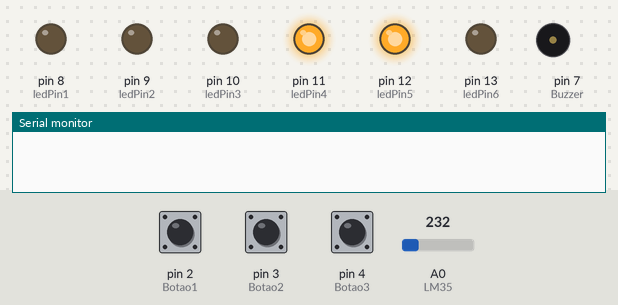
This sketch was run on a simulated Arduino Mega 2560, built with avr-gcc and run on an emulated ATmega2560. Parts: output pins drawn as LEDs (lit = HIGH), buzzer (waves = sounding, pin HIGH), the last lines printed to the serial monitor. Dashed ring = blinking. Inputs (shaded band) come from the test bench; at power-on: A0 (LM35) = 232, pin 2 (Botao1) LOW, pin 3 (Botao2) LOW, pin 4 (Botao3) LOW.

Above: at 1.2 s.
1.3 s: A0 (LM35) set to 233
At 3.2 s:
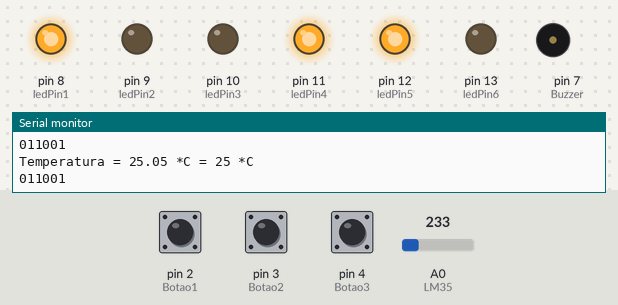
3.5 s: A0 (LM35) set to 250
At 4.5 s:
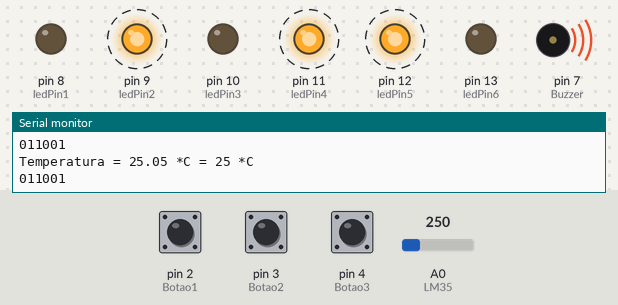
6.5 s: A0 (LM35) set to 266
At 7.5 s:
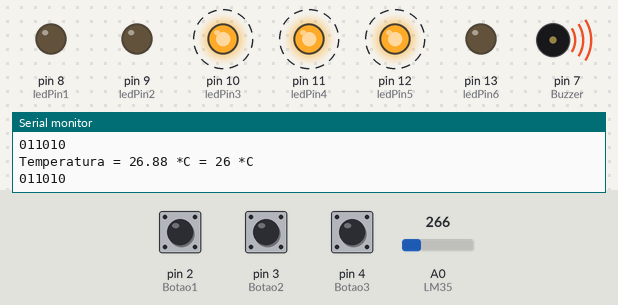
9.5 s: A0 (LM35) set to 270
At 10.5 s:
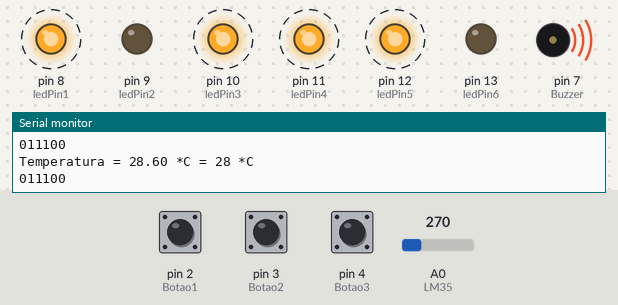
Timing chart, 0 to 19.5 s (numbered marks = the images above; inputs shaded):
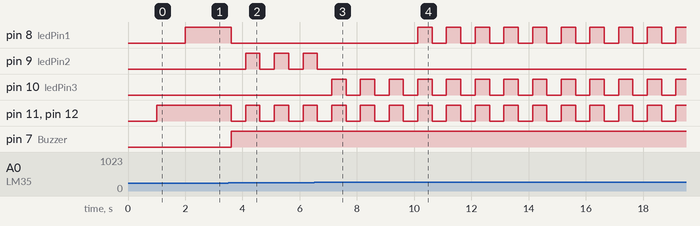

The sketch:

Ativ3_Ex3_SensorTempBuzzer6Leds3Btn.ino
```cpp
const int LM35 = 0;  // label que define o pino ADC usado.
float temperatura = 0; // inicializa a variável usada para armazenar o valor de temperatura
int ADClido = 0;  // inicializa a variável usada para armazenar o valor convertido pelo ADC
const int ledPin1 = 8;
const int ledPin2 = 9;
const int ledPin3 = 10;
const int ledPin4 = 11;
const int ledPin5 = 12;
const int ledPin6 = 13;
const int Buzzer = 7;
const int Botao1 = 2;
const int Botao2 = 3;
const int Botao3 = 4;
int EstadoBotao1 = 0;
int EstadoBotao2 = 0;
int EstadoBotao3 = 0;
int tempInt = 0;
int numBin[6];
int flag = 0;
int flagAnt = 0;
int qtd = 0;
int temp1 = 0;
int temp2 = 0;
int temp3 = 0;
int temp4 = 0;
int temp5 = 0;
float menorTemp = 999;
float maiorTemp = -999;
float somaTemp = 0;
float media = 0;
int qtdMedido = 0;
float vetTemp[30];
int bt1 = 0;
int bt2 = 0;
int bt3 = 0;

void setup(){
  Serial.begin(9600);
  analogReference(INTERNAL1V1); // Se estiver usando Arduino Mega, use INTERNAL
  pinMode(ledPin1, OUTPUT);
  pinMode(ledPin2, OUTPUT);
  pinMode(ledPin3, OUTPUT);
  pinMode(ledPin4, OUTPUT);
  pinMode(ledPin5, OUTPUT);
  pinMode(ledPin6, OUTPUT);
  pinMode(Buzzer, OUTPUT);
  pinMode(Botao1, INPUT);
  pinMode(Botao2, INPUT);
  pinMode(Botao3, INPUT);
  for(int i = 0; i < 30; i++)
  {
    vetTemp[i] = 0;
  }
}
void loop(){

      EstadoBotao1 = digitalRead(Botao1);
      EstadoBotao2 = digitalRead(Botao2);
      EstadoBotao3 = digitalRead(Botao3);

      ADClido = analogRead(LM35); // converte e armaneza valores entre 0 e 1023.
      temperatura = ADClido * 0.1075268817;  // define o valor de temperatura para o valor convertido

      if(temperatura < menorTemp)
      {
        menorTemp = temperatura;
      }

      if(temperatura > maiorTemp)
      {
        maiorTemp = temperatura;
      }

      numBin[0] = tempInt >> 0 & 1;
      numBin[1] = tempInt >> 1 & 1;
      numBin[2] = tempInt >> 2 & 1;
      numBin[3] = tempInt >> 3 & 1;
      numBin[4] = tempInt >> 4 & 1;
      numBin[5] = tempInt >> 5 & 1;

      if(temp2 >= 10)
      {
        digitalWrite(ledPin1, numBin[0]);
        digitalWrite(ledPin2, numBin[1]);
        digitalWrite(ledPin3, numBin[2]);
        digitalWrite(ledPin4, numBin[3]);
        digitalWrite(ledPin5, numBin[4]);
        digitalWrite(ledPin6, numBin[5]);
        temp2 = 0;
      }


      if(temp3 == 15)
      {
        Serial.print("Temperatura = ");
        Serial.print(temperatura);
        Serial.print(" *C = ");
        //tempInt = (int) (temperatura+0.5);

        Serial.print(tempInt);
        Serial.println(" *C");

        Serial.print(numBin[5]);
        Serial.print(numBin[4]);
        Serial.print(numBin[3]);
        Serial.print(numBin[2]);
        Serial.print(numBin[1]);
        Serial.println(numBin[0]);

        //Serial.print("Quantidade: ");
       // Serial.println(qtd);
        Serial.println("");
        temp3 = 0;
      }

      tempInt = (int) (temperatura);

      delay(100);
      temp1++;
      temp2++;
      temp3++;
      temp4++;
      temp5++;
      flagAnt = flag;
      flag = 0;

      if(temp4 == 10)
      {
        somaTemp = somaTemp + temperatura;
        somaTemp = somaTemp - vetTemp[0];
        for(int i = 1; i < 30; i++)
        {
          vetTemp[i - 1] = vetTemp[1];
        }
        vetTemp[29] = temperatura;
        if(qtdMedido < 30)
          qtdMedido++;
        temp4 = 0;
      }

      if(temperatura>= 26)
      {
        if(temp1 >= 3) // verificar se realmente tem necessidade
        {
          flag = 1;
          if(flagAnt == 0)
          {
            qtd++;
          }

          if(temp1 >= 10)
          {
            digitalWrite(ledPin1, LOW);
            digitalWrite(ledPin2, LOW);
            digitalWrite(ledPin3, LOW);
            digitalWrite(ledPin4, LOW);
            digitalWrite(ledPin5, LOW);
            digitalWrite(ledPin6, LOW);
            temp1 = 0;
            temp2 = 5;

          }

        }
        digitalWrite(Buzzer, HIGH);
      }
      else
      {
        digitalWrite(Buzzer, LOW);
      }

      if(EstadoBotao1)
      {
        if(bt1 == 0)
        {
          Serial.print("Botão 1:  tempMin = ");
          Serial.print(menorTemp);
          Serial.println(" *C");
          Serial.println("");
          bt1 = 1;
        }
      }
      else
      {
        bt1 = 0;
      }
      if(EstadoBotao2)
      {
        if(bt2 == 0)
        {
          media = (somaTemp / qtdMedido);
          Serial.print("Botão 2:  media = ");
          Serial.println(media);
          Serial.println("");
          bt2 = 1;
        }
      }
      else
      {
        bt2 = 0;
      }
      if(EstadoBotao3)
      {
        if(bt3 == 0)
        {
          Serial.print("Botão 3:  tempMax = ");
          Serial.print(maiorTemp);
          Serial.println(" *C");
          Serial.println("");
          bt3 = 1;
        }
      }
      else
      {
        bt3 = 0;
      }
}
```

Measured:
- the behaviour switches between 232 and 233 on A0 (LM35) (found by bisection; images 0 and 1)
- the behaviour switches between 269 and 270 on A0 (LM35) (found by bisection; images 3 and 4)
- after the input at 1.3 s, pin 8 (ledPin1): LOW → HIGH after 0.71 s
- after the input at 3.5 s, pin 8 (ledPin1): HIGH → LOW after 0.11 s; pin 9 (ledPin2): alternates HIGH for 0.50 s and LOW for 0.50 s, starting after 0.61 s; pin 11 (ledPin4), pin 12 (ledPin5): alternates HIGH for 0.50 s and LOW for 0.50 s, starting after 0.11 s; pin 7 (Buzzer): LOW → HIGH after 0.11 s
- after the input at 6.5 s, pin 9 (ledPin2): goes on until 6.6 s, then stays LOW; pin 10 (ledPin3): alternates HIGH for 0.50 s and LOW for 0.50 s, starting after 0.62 s
- after the input at 9.5 s, pin 8 (ledPin1): alternates HIGH for 0.50 s and LOW for 0.50 s, starting after 0.63 s
